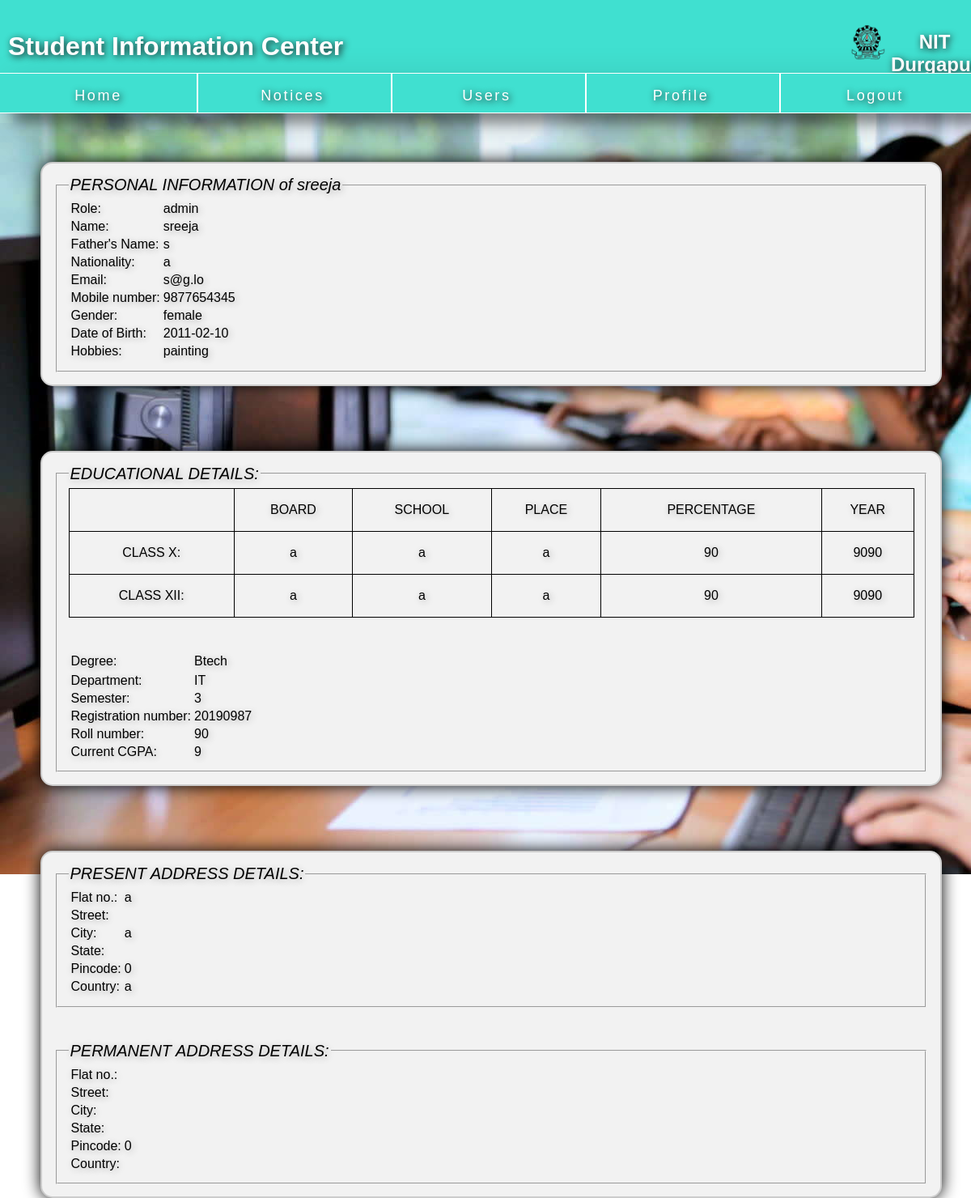
Screenshot of /show_user_data.php?varname=sreeja (signed in) with the database file from the repository.
### tables this page shows
CREATE TABLE `streg_personal_data` (
  `firstname` text NOT NULL,
  `middlename` text NOT NULL,
  `lastname` text NOT NULL,
  `fathers_fname` text NOT NULL,
  `fathers_mname` text NOT NULL,
  `fathers_lname` text NOT NULL,
  `nationality` text NOT NULL,
  `email` varchar(255) NOT NULL,
  `mob_num` bigint(10) NOT NULL,
  `gender` text NOT NULL,
  `dob` date NOT NULL,
  `hobbies` text NOT NULL,
  `boardX` text NOT NULL,
  `schoolX` text NOT NULL,
  `placeX` text NOT NULL,
  `percentX` float NOT NULL,
  `yearX` int(4) NOT NULL,
  `boardXII` text NOT NULL,
  `schoolXII` text NOT NULL,
  `placeXII` text NOT NULL,
  `percentXII` float NOT NULL,
  `yearXII` int(4) NOT NULL,
  `degree` text NOT NULL,
  `dept` text NOT NULL,
  `sem` varchar(20) NOT NULL,
  `reg_no` int(11) NOT NULL,
  `roll` int(11) NOT NULL,
  `cgpa` float NOT NULL,
  `flatno` varchar(100) NOT NULL,
  `street` varchar(100) NOT NULL,
  `city` text NOT NULL,
  `state` text NOT NULL,
  `pincode` int(11) NOT NULL,
  `country` text NOT NULL,
  `flatno_perm` varchar(100) NOT NULL,
  `street_perm` varchar(100) NOT NULL,
  `city_perm` text NOT NULL,
  `state_perm` text NOT NULL,
  `pincode_perm` int(11) NOT NULL,
  `country_perm` text NOT NULL,
  `user_name` text NOT NULL,
  `pass_word` varchar(8) NOT NULL,
  `sec_q` int(11) NOT NULL,
  `sec_a` text NOT NULL,
  `role` text NOT NULL
);

### show_user_data.php (the view, shortened to what this page needs)
<?php
   include('session.php');
   $current_user=$_GET['varname'];
   $sqlc=  mysqli_query($db, "select * from streg_personal_data where user_name='$current_user'");
?>
<html>
   <head>
	<link rel="stylesheet" href="style5.css" type="text/css">
</head>
<body>
		<header>
        <div id="start">
            <img src="images/nitlogo.png">
            <h2>NIT Durgapur</h2>
		      <h1>Student Information Center</h1>
        </div>
        </header>
    	<nav>
        	<ul>
            	<li><a href="welcome_admin.php"> <br>Home</a></li>
                <li><a href="notif.php"><br>Notices</a></li>
                <li><a href="user_list.php"><br>Users</a></li>
                <li><a href="showdata_admin.php"><br>Profile</a></li>
                <li><a href="logout.php"><br>Logout</a></li>
         	</ul>
    	</nav>
        <?php
             while($row=  mysqli_fetch_array($sqlc)){
                if($row['role']=='admin'){
         ?>
         <div class="main" style="margin-top:200px;font-size:18px;">
        <fieldset>
        <legend>PERSONAL INFORMATION of <?php echo $row['user_name']; ?></legend>
        <table border="0">
           <tr>
                <td>Role:</td>
                <td><?php echo $row['role'];?></td>
            </tr> <tr>
                <td>Name:</td>
                <td><?php echo $row['firstname']; ?>&nbsp&nbsp<?php echo $row['middlename']; ?>&nbsp&nbsp<?php echo $row['lastname']; ?></td>
            </tr>
            <tr>
                <td>Father's Name:</td>
                <td><?php echo $row['fathers_fname']; ?>&nbsp&nbsp<?php echo $row['fathers_mname']; ?>&nbsp&nbsp<?php echo $row['fathers_lname']; ?></td>
            </tr>
            <tr>
                <td>Nationality:</td>
                <td><?php echo $row['nationality'];?></td>
            </tr>
            <tr>
                <td>Email:</td>
                <td><?php echo $row['email'];?></td>
            </tr>
            <tr>
                <td>Mobile number:</td>
                <td><?php echo $row['mob_num'];?></td>
            </tr>
            <tr>
                <td>Gender:</td>
                <td><?php echo $row['gender'];?></td>
            </tr>
            <tr>
                <td>Date of Birth:</td>
                <td><?php echo $row['dob'];?></td>
            </tr>
            <tr>
                <td>Hobbies:</td>
                <td><?php echo $row['hobbies'];?></td>
            </tr>
        </table>
        </fieldset>
        </div>
        <div class="main" style="font-size:18px;">
        <fieldset>
        <legend>EDUCATIONAL DETAILS:</legend>
        <table style="border: 1px solid black; border-collapse: collapse; text-align:center;line-height: 50px;border-spacing: 50px 20px; padding: 200px; width: 100%;">
            <tr>
            <td style="border: 1px solid black;"></td>
            <td style="border: 1px solid black;">BOARD</td>
            <td style="border: 1px solid black;">SCHOOL</td>
            <td style="border: 1px solid black;">PLACE</td>
            <td style="border: 1px solid black;">PERCENTAGE</td>
            <td style="border: 1px solid black;">YEAR</td>
            </tr>
            <tr>
            <td style="border: 1px solid black;">CLASS X:</td>
            <td style="border: 1px solid black;"><?php echo $row['boardX'];?></td>
            <td style="border: 1px solid black;"><?php echo $row['schoolX'];?></td>
            <td style="border: 1px solid black;"><?php echo $row['placeX'];?></td>
            <td style="border: 1px solid black;"><?php echo $row['percentX'];?></td>
            <td style="border: 1px solid black;"><?php echo $row['yearX'];?></td>
            </tr>
            <tr>
            <td style="border: 1px solid black;">CLASS XII:</td>
            <td style="border: 1px solid black;"><?php echo $row['boardXII'];?></td>
            <td style="border: 1px solid black;"><?php echo $row['schoolXII'];?></td>
            <td style="border: 1px solid black;"><?php echo $row['placeXII'];?></td>
            <td style="border: 1px solid black;"><?php echo $row['percentXII'];?></td>
            <td style="border: 1px solid black;"><?php echo $row['yearXII'];?></td>
            </tr>
        </table>
        <br><br>
        <table fo>
            <tr>
            <td>Degree:</td>
            <td><?php echo $row['degree'];?></td>
            </tr>
            <tr>
            <tr>
            <td>Department:</td>
            <td><?php echo $row['dept'];?></td>
            </tr>
            <td>Semester:</td>
            <td><?php echo $row['sem'];?></td>
            </tr>
            <tr>
            <td>Registration number:</td>
            <td><?php echo $row['reg_no'];?></td>
            </tr>
            <tr>
            <td>Roll number:</td>
            <td><?php echo $row['roll'];?></td>
            </tr>
            <tr>
            <td>Current CGPA:</td>
            <td><?php echo $row['cgpa'];?></td>
            </tr>
        </table>
        </fieldset>
        </div>
        <div class="main" style="font-size:18px;">
        <fieldset>
        <legend>PRESENT ADDRESS DETAILS:</legend>
        <table>
        <tr>
        <td>Flat no.:</td>
        <td><?php echo $row['flatno'];?></td>
        </tr>
        <tr>
        <td>Street:</td>
        <td><?php echo $row['street'];?></td>
        </tr><tr>
        <td>City:</td>
        <td><?php echo $row['city'];?></td>
        </tr><tr>
        <td>State:</td>
        <td><?php echo $row['state'];?></td>
        </tr><tr>
        <td>Pincode:</td>
        <td><?php echo $row['pincode'];?></td>
        </tr><tr>
        <td>Country:</td>
        <td><?php echo $row['country'];?></td>
        </tr>
        </table>
        </fieldset>
        <br><br>
        <fieldset>
        <legend>PERMANENT ADDRESS DETAILS:</legend>
        <table>
        <tr>
        <td>Flat no.:</td>
        <td><?php echo $row['flatno_perm'];?></td>
        </tr>
        <tr>
        <td>Street:</td>
        <td><?php echo $row['street_perm'];?></td>
        </tr><tr>
        <td>City:</td>
        <td><?php echo $row['city_perm'];?></td>
        </tr><tr>
        <td>State:</td>
        <td><?php echo $row['state_perm'];?></td>
        </tr><tr>
        <td>Pincode:</td>
        <td><?php echo $row['pincode_perm'];?></td>
        </tr><tr>
        <td>Country:</td>
        <td><?php echo $row['country_perm'];?></td>
        </tr>
        </table>
        </fieldset>
        </div>
        <?php
            }
            else{
                $value=$row['user_name'];
                header("Location: show_student_user_data.php?varname=$value");
             }
            }
         ?>
</body>
</html>

### style5.css (style rules this page uses)
body { margin: 0px; background-color: #ffffff; height: 800px; width: 100%; background-image: url(images/college-students_.jpg); background-repeat: no-repeat; background-attachment: fixed; width: 100%; }
header img { float: right; left: 1050px; top:30px; width: 45px; height: 45px; position: absolute; }
header h1 { float:left; text-decoration: none; position: absolute; top: 18px; left: 10px; }
header h2 { float:right; position: absolute; top: 18px; left: 1100px; }
header { font-family: Arial; text-shadow: 2px 2px 8px #1a1a1a; width: 100%; height: 80px; padding: 5px; color: #ffffff; background-color: #40e0d0; clear: left; text-align: center; border-bottom: transparent; position: fixed; box-shadow: 16px 12px 16px 0 rgba(0,0,0,0.39),16px 17px 50px 0 rgba(0,0,0,0.19); }
nav { font-family: Arial; width: 100%; margin-top: 90px; height: 50px; background-color: #40e0d0; position: fixed; overflow: hidden; box-shadow: 16px 12px 16px 0 rgba(0,0,0,0.39),16px 17px 50px 0 rgba(0,0,0,0.19); }
ul { list-style-type: none; margin: 0; padding: 0; float:left; width:100%; overflow: hidden; }
li { float: left; width:20%; }
a:link, a:visited { display: block; height: 48px; min-width: 243px; font-size: 18px; color: #FFFFFF; border-right: 2px solid #ffffff; border-top: 1px solid #ffffff; border-bottom: 1px solid #ffffff; background-color: transparent; text-shadow: 2px 2px 8px #1a1a1a; text-align: center; text-decoration: none; letter-spacing: 2pt; line-height: 100%; overflow: hidden; }
.main { width: 90%; margin-top: 80px; margin-left: 50px; margin-right: 230px; font-family: "Arial", Helvetica, sans-serif; font-size: 15px; text-shadow:2px 2px 8px #afafaf; border-radius: 15px; border: 2px solid #ccc; background-color: #f2f2f2; padding: 15px; float: left; box-shadow: 0 0 20px #000; }
legend { font-style: oblique; font-size: 20px; }

### rows the page displays
streg_personal_data: user_name "sreeja", role "admin", firstname "sreeja", fathers_fname "s", nationality "a", email "s@g.lo", mob_num "9877654345", gender "female", dob "2011-02-10", hobbies "painting", boardX "a", schoolX "a", placeX "a", percentX "90", yearX "9090", boardXII "a", schoolXII "a", placeXII "a", percentXII "90", yearXII "9090", degree "Btech", dept "IT", sem "3", reg_no "20190987", roll "90", cgpa "9", flatno "a", city "a", pincode "0", country "a", pincode_perm "0"
